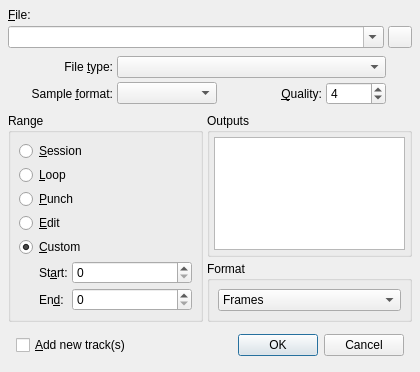
<?xml version="1.0" encoding="UTF-8"?>
<ui version="4.0">
 <author>rncbc aka Rui Nuno Capela</author>
 <comment>qtractor - An Audio/MIDI multi-track sequencer.

   Copyright (C) 2005-2020, rncbc aka Rui Nuno Capela. All rights reserved.

   This program is free software; you can redistribute it and/or
   modify it under the terms of the GNU General Public License
   as published by the Free Software Foundation; either version 2
   of the License, or (at your option) any later version.

   This program is distributed in the hope that it will be useful,
   but WITHOUT ANY WARRANTY; without even the implied warranty of
   MERCHANTABILITY or FITNESS FOR A PARTICULAR PURPOSE.  See the
   GNU General Public License for more details.

   You should have received a copy of the GNU General Public License along
   with this program; if not, write to the Free Software Foundation, Inc.,
   51 Franklin Street, Fifth Floor, Boston, MA 02110-1301 USA.

 </comment>
 <class>qtractorExportForm</class>
 <widget class="QDialog" name="qtractorExportForm">
  <property name="geometry">
   <rect>
    <x>0</x>
    <y>0</y>
    <width>420</width>
    <height>240</height>
   </rect>
  </property>
  <property name="focusPolicy">
   <enum>Qt::StrongFocus</enum>
  </property>
  <property name="windowTitle">
   <string>Export</string>
  </property>
  <property name="windowIcon">
   <iconset resource="qtractor.qrc">
    <normaloff>:/images/qtractor.png</normaloff>:/images/qtractor.png</iconset>
  </property>
  <layout class="QGridLayout">
   <item row="0" column="0" colspan="2">
    <widget class="QLabel" name="ExportPathTextLabel">
     <property name="text">
      <string>&amp;File:</string>
     </property>
     <property name="buddy">
      <cstring>ExportPathComboBox</cstring>
     </property>
    </widget>
   </item>
   <item row="1" column="0" colspan="2">
    <layout class="QHBoxLayout">
     <property name="spacing">
      <number>4</number>
     </property>
     <property name="margin">
      <number>0</number>
     </property>
     <item>
      <widget class="QComboBox" name="ExportPathComboBox">
       <property name="minimumSize">
        <size>
         <width>320</width>
         <height>22</height>
        </size>
       </property>
       <property name="toolTip">
        <string>Export file name</string>
       </property>
       <property name="editable">
        <bool>true</bool>
       </property>
      </widget>
     </item>
     <item>
      <widget class="QToolButton" name="ExportPathToolButton">
       <property name="minimumSize">
        <size>
         <width>22</width>
         <height>22</height>
        </size>
       </property>
       <property name="maximumSize">
        <size>
         <width>24</width>
         <height>24</height>
        </size>
       </property>
       <property name="focusPolicy">
        <enum>Qt::TabFocus</enum>
       </property>
       <property name="toolTip">
        <string>Browse export file name</string>
       </property>
       <property name="icon">
        <iconset resource="qtractor.qrc">
         <normaloff>:/images/fileOpen.png</normaloff>:/images/fileOpen.png</iconset>
       </property>
      </widget>
     </item>
    </layout>
   </item>
   <item row="2" column="0" colspan="2">
    <widget class="QStackedWidget" name="ExportTypeWidget">
     <widget class="QWidget" name="AudioExportTypePage">
      <layout class="QGridLayout">
       <property name="spacing">
        <number>4</number>
       </property>
       <property name="margin">
        <number>4</number>
       </property>
       <item row="0" column="0">
        <widget class="QLabel" name="AudioExportTypeTextLabel">
         <property name="font">
          <font>
           <weight>50</weight>
           <bold>false</bold>
          </font>
         </property>
         <property name="alignment">
          <set>Qt::AlignRight|Qt::AlignVCenter</set>
         </property>
         <property name="text">
          <string>File &amp;type:</string>
         </property>
         <property name="buddy">
          <cstring>AudioExportTypeComboBox</cstring>
         </property>
        </widget>
       </item>
       <item row="0" column="1" colspan="3">
        <widget class="qtractorAudioFileTypeComboBox" name="AudioExportTypeComboBox">
         <property name="font">
          <font>
           <weight>50</weight>
           <bold>false</bold>
          </font>
         </property>
         <property name="toolTip">
          <string>Audio file type to use on export</string>
         </property>
        </widget>
       </item>
       <item row="1" column="0">
        <widget class="QLabel" name="AudioExportFormatTextLabel">
         <property name="font">
          <font>
           <weight>50</weight>
           <bold>false</bold>
          </font>
         </property>
         <property name="alignment">
          <set>Qt::AlignRight|Qt::AlignVCenter</set>
         </property>
         <property name="text">
          <string>Sample &amp;format:</string>
         </property>
         <property name="buddy">
          <cstring>AudioExportFormatComboBox</cstring>
         </property>
        </widget>
       </item>
       <item row="1" column="1">
        <widget class="qtractorAudioFileFormatComboBox" name="AudioExportFormatComboBox">
         <property name="font">
          <font>
           <weight>50</weight>
           <bold>false</bold>
          </font>
         </property>
         <property name="toolTip">
          <string>Audio sample format to use on export</string>
         </property>
        </widget>
       </item>
       <item row="1" column="2">
        <widget class="QLabel" name="AudioExportQualityTextLabel">
         <property name="font">
          <font>
           <weight>50</weight>
           <bold>false</bold>
          </font>
         </property>
         <property name="alignment">
          <set>Qt::AlignRight|Qt::AlignVCenter</set>
         </property>
         <property name="text">
          <string>&amp;Quality:</string>
         </property>
         <property name="buddy">
          <cstring>AudioExportQualitySpinBox</cstring>
         </property>
        </widget>
       </item>
       <item row="1" column="3">
        <widget class="QSpinBox" name="AudioExportQualitySpinBox">
         <property name="maximumSize">
          <size>
           <width>60</width>
           <height>32767</height>
          </size>
         </property>
         <property name="font">
          <font>
           <weight>50</weight>
           <bold>false</bold>
          </font>
         </property>
         <property name="toolTip">
          <string>Audio compression quality to use on export</string>
         </property>
         <property name="suffix">
          <string/>
         </property>
         <property name="minimum">
          <number>0</number>
         </property>
         <property name="maximum">
          <number>10</number>
         </property>
         <property name="singleStep">
          <number>1</number>
         </property>
         <property name="value">
          <number>4</number>
         </property>
        </widget>
       </item>
       <item row="0" column="4" rowspan="2">
        <spacer>
         <property name="orientation">
          <enum>Qt::Horizontal</enum>
         </property>
         <property name="sizeType">
          <enum>QSizePolicy::Fixed</enum>
         </property>
         <property name="sizeHint">
          <size>
           <width>22</width>
           <height>22</height>
          </size>
         </property>
        </spacer>
       </item>
      </layout>
     </widget>
     <widget class="QWidget" name="MidiExportTypePage">
      <layout class="QGridLayout">
       <property name="spacing">
        <number>4</number>
       </property>
       <property name="margin">
        <number>4</number>
       </property>
       <item row="0" column="0" colspan="2">
        <widget class="QLabel" name="MidiExportFormatTextLabel">
         <property name="font">
          <font>
           <weight>50</weight>
           <bold>false</bold>
          </font>
         </property>
         <property name="alignment">
          <set>Qt::AlignRight|Qt::AlignVCenter</set>
         </property>
         <property name="text">
          <string>File &amp;format:</string>
         </property>
         <property name="buddy">
          <cstring>MidiExportFormatComboBox</cstring>
         </property>
        </widget>
       </item>
       <item row="0" column="2">
        <widget class="qtractorMidiFileFormatComboBox" name="MidiExportFormatComboBox">
         <property name="font">
          <font>
           <weight>50</weight>
           <bold>false</bold>
          </font>
         </property>
         <property name="toolTip">
          <string>MIDI file format to use on export</string>
         </property>
        </widget>
       </item>
       <item row="0" column="3">
        <spacer>
         <property name="orientation">
          <enum>Qt::Horizontal</enum>
         </property>
         <property name="sizeType">
          <enum>QSizePolicy::Fixed</enum>
         </property>
         <property name="sizeHint">
          <size>
           <width>22</width>
           <height>22</height>
          </size>
         </property>
        </spacer>
       </item>
      </layout>
     </widget>
    </widget>
   </item>
   <item row="3" column="0" rowspan="2">
    <widget class="QGroupBox" name="ExportRangeGroupBox">
     <property name="title">
      <string>Range</string>
     </property>
     <layout class="QGridLayout">
      <property name="leftMargin">
       <number>8</number>
      </property>
      <property name="topMargin">
       <number>8</number>
      </property>
      <property name="rightMargin">
       <number>8</number>
      </property>
      <property name="bottomMargin">
       <number>8</number>
      </property>
      <property name="spacing">
       <number>4</number>
      </property>
      <item row="0" column="0" colspan="3">
       <widget class="QRadioButton" name="SessionRangeRadioButton">
        <property name="toolTip">
         <string>Session range</string>
        </property>
        <property name="text">
         <string>&amp;Session</string>
        </property>
        <property name="checked">
         <bool>false</bool>
        </property>
       </widget>
      </item>
      <item row="1" column="0" colspan="3">
       <widget class="QRadioButton" name="LoopRangeRadioButton">
        <property name="toolTip">
         <string>Loop range</string>
        </property>
        <property name="text">
         <string>&amp;Loop</string>
        </property>
        <property name="checked">
         <bool>false</bool>
        </property>
       </widget>
      </item>
      <item row="2" column="0" colspan="3">
       <widget class="QRadioButton" name="PunchRangeRadioButton">
        <property name="toolTip">
         <string>Punch range</string>
        </property>
        <property name="text">
         <string>&amp;Punch</string>
        </property>
        <property name="checked">
         <bool>false</bool>
        </property>
       </widget>
      </item>
      <item row="3" column="0" colspan="3">
       <widget class="QRadioButton" name="EditRangeRadioButton">
        <property name="toolTip">
         <string>Edit range</string>
        </property>
        <property name="text">
         <string>&amp;Edit</string>
        </property>
        <property name="checked">
         <bool>false</bool>
        </property>
       </widget>
      </item>
      <item row="4" column="0" colspan="3">
       <widget class="QRadioButton" name="CustomRangeRadioButton">
        <property name="toolTip">
         <string>Custom range</string>
        </property>
        <property name="text">
         <string>&amp;Custom</string>
        </property>
        <property name="checked">
         <bool>true</bool>
        </property>
       </widget>
      </item>
      <item row="5" column="0" rowspan="2">
       <spacer>
        <property name="orientation">
         <enum>Qt::Horizontal</enum>
        </property>
        <property name="sizeType">
         <enum>QSizePolicy::Fixed</enum>
        </property>
        <property name="sizeHint" stdset="0">
         <size>
          <width>16</width>
          <height>16</height>
         </size>
        </property>
       </spacer>
      </item>
      <item row="5" column="1">
       <widget class="QLabel" name="ExportStartTextLLabel">
        <property name="text">
         <string>St&amp;art:</string>
        </property>
        <property name="buddy">
         <cstring>ExportStartSpinBox</cstring>
        </property>
       </widget>
      </item>
      <item row="5" column="2">
       <widget class="qtractorTimeSpinBox" name="ExportStartSpinBox">
        <property name="minimumSize">
         <size>
          <width>120</width>
          <height>0</height>
         </size>
        </property>
        <property name="toolTip">
         <string>Custom start</string>
        </property>
       </widget>
      </item>
      <item row="6" column="1">
       <widget class="QLabel" name="ExportEndTextLLabel">
        <property name="text">
         <string>En&amp;d:</string>
        </property>
        <property name="buddy">
         <cstring>ExportEndSpinBox</cstring>
        </property>
       </widget>
      </item>
      <item row="6" column="2">
       <widget class="qtractorTimeSpinBox" name="ExportEndSpinBox">
        <property name="minimumSize">
         <size>
          <width>120</width>
          <height>0</height>
         </size>
        </property>
        <property name="toolTip">
         <string>Custom end</string>
        </property>
       </widget>
      </item>
      <item row="0" column="3" rowspan="7">
       <spacer>
        <property name="orientation">
         <enum>Qt::Horizontal</enum>
        </property>
        <property name="sizeHint">
         <size>
          <width>20</width>
          <height>20</height>
         </size>
        </property>
       </spacer>
      </item>
     </layout>
    </widget>
   </item>
   <item row="3" column="1">
    <widget class="QGroupBox" name="ExportBusGroupBox">
     <property name="minimumSize">
      <size>
       <width>160</width>
       <height>120</height>
      </size>
     </property>
     <property name="title">
      <string>Outputs</string>
     </property>
     <layout class="QHBoxLayout">
      <property name="spacing">
       <number>4</number>
      </property>
      <property name="margin">
       <number>4</number>
      </property>
      <item>
       <widget class="QListWidget" name="ExportBusNameListBox">
        <property name="toolTip">
         <string>Output bus names</string>
        </property>
        <property name="selectionMode">
         <enum>QAbstractItemView::ExtendedSelection</enum>
        </property>
       </widget>
      </item>
     </layout>
    </widget>
   </item>
   <item row="4" column="1">
    <widget class="QGroupBox" name="FormatGroupBox">
     <property name="title">
      <string>Format</string>
     </property>
     <layout class="QVBoxLayout">
      <item>
       <widget class="QComboBox" name="FormatComboBox">
        <property name="toolTip">
         <string>Time display format</string>
        </property>
        <item>
         <property name="text">
          <string>Frames</string>
         </property>
        </item>
        <item>
         <property name="text">
          <string>Time</string>
         </property>
        </item>
        <item>
         <property name="text">
          <string>BBT</string>
         </property>
        </item>
       </widget>
      </item>
     </layout>
    </widget>
   </item>
   <item row="5" column="0" colspan="2">
    <layout class="QHBoxLayout">
     <property name="spacing">
      <number>4</number>
     </property>
     <property name="margin">
      <number>8</number>
     </property>
     <item>
      <widget class="QCheckBox" name="AddTrackCheckBox">
       <property name="toolTip">
        <string>Whether to add/import new track(s) with export result</string>
       </property>
       <property name="text">
        <string>&amp;Add new track(s)</string>
       </property>
      </widget>
     </item>
     <item>
      <widget class="QDialogButtonBox" name="DialogButtonBox">
       <property name="orientation">
        <enum>Qt::Horizontal</enum>
       </property>
       <property name="standardButtons">
        <set>QDialogButtonBox::Cancel|QDialogButtonBox::Ok</set>
       </property>
      </widget>
     </item>
    </layout>
   </item>
  </layout>
 </widget>
 <layoutdefault spacing="4" margin="8"/>
 <customwidgets>
  <customwidget>
   <class>qtractorTimeSpinBox</class>
   <extends>QSpinBox</extends>
   <header>qtractorSpinBox.h</header>
  </customwidget>
  <customwidget>
   <class>qtractorAudioFileFormatComboBox</class>
   <extends>QComboBox</extends>
   <header>qtractorComboBox.h</header>
  </customwidget>
  <customwidget>
   <class>qtractorAudioFileTypeComboBox</class>
   <extends>QComboBox</extends>
   <header>qtractorComboBox.h</header>
  </customwidget>
  <customwidget>
   <class>qtractorMidiFileFormatComboBox</class>
   <extends>QComboBox</extends>
   <header>qtractorComboBox.h</header>
  </customwidget>
 </customwidgets>
 <tabstops>
  <tabstop>ExportPathComboBox</tabstop>
  <tabstop>ExportPathToolButton</tabstop>
  <tabstop>AudioExportTypeComboBox</tabstop>
  <tabstop>AudioExportFormatComboBox</tabstop>
  <tabstop>AudioExportQualitySpinBox</tabstop>
  <tabstop>MidiExportFormatComboBox</tabstop>
  <tabstop>SessionRangeRadioButton</tabstop>
  <tabstop>LoopRangeRadioButton</tabstop>
  <tabstop>PunchRangeRadioButton</tabstop>
  <tabstop>EditRangeRadioButton</tabstop>
  <tabstop>CustomRangeRadioButton</tabstop>
  <tabstop>ExportStartSpinBox</tabstop>
  <tabstop>ExportEndSpinBox</tabstop>
  <tabstop>ExportBusNameListBox</tabstop>
  <tabstop>FormatComboBox</tabstop>
  <tabstop>AddTrackCheckBox</tabstop>
 </tabstops>
 <resources>
  <include location="qtractor.qrc"/>
 </resources>
 <connections/>
</ui>
